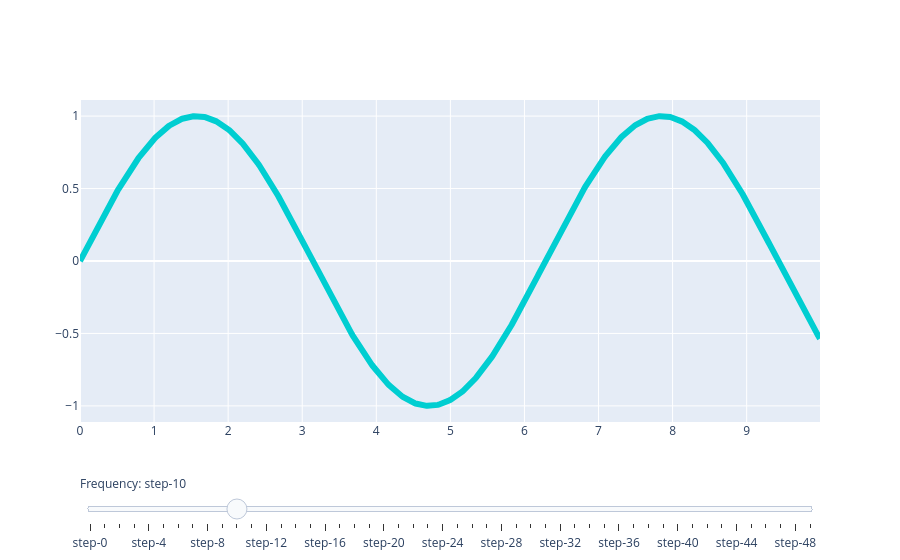

The notebook cell this image was saved under:
### Markdown cell above
Les fonctions de filtrage sont dans [`scipy.signal`](https://docs.scipy.org/doc/scipy/reference/signal.html).

### Code cell
import plotly.graph_objects as go
import numpy as np

# Create figure
fig = go.Figure()

# Add traces, one for each slider step
for step in np.arange(0, 5, 0.1):
    fig.add_trace(
        go.Scatter(
            visible=False,
            line=dict(color="#00CED1", width=6),
            name="𝜈 = " + str(step),
            x=np.arange(0, 10, 0.01),
            y=np.sin(step * np.arange(0, 10, 0.01))))

# Make 10th trace visible
fig.data[10].visible = True

# Create and add slider
steps = []
for i in range(len(fig.data)):
    step = dict(
        method="update",
        args=[{"visible": [False] * len(fig.data)},
              {"title": "Slider switched to step: " + str(i)}],  # layout attribute
    )
    step["args"][0]["visible"][i] = True  # Toggle i'th trace to "visible"
    steps.append(step)

sliders = [dict(
    active=10,
    currentvalue={"prefix": "Frequency: "},
    pad={"t": 50},
    steps=steps
)]

fig.update_layout(
    sliders=sliders
)

fig.show()

### Figure 1 — Plotly figure (JSON) as saved in the notebook; plotly's stock layout.template omitted (floating-point values rounded to 4 significant figures; data arrays with more than 128 entries replaced by an {"elided": "..."} marker saying what was removed)
{"data": [{"line": {"color": "#00CED1", "width": 6}, "name": "𝜈 = 0.0", "type": "scatter", "visible": false, "x": {"elided": "1000 float values"}, "y": {"elided": "1000 float values"}}, {"line": {"color": "#00CED1", "width": 6}, "name": "𝜈 = 0.1", "type": "scatter", "visible": false, "x": {"elided": "1000 float values"}, "y": {"elided": "1000 float values"}}, {"line": {"color": "#00CED1", "width": 6}, "name": "𝜈 = 0.2", "type": "scatter", "visible": false, "x": {"elided": "1000 float values"}, "y": {"elided": "1000 float values"}}, {"line": {"color": "#00CED1", "width": 6}, "name": "𝜈 = 0.30000000000000004", "type": "scatter", "visible": false, "x": {"elided": "1000 float values"}, "y": {"elided": "1000 float values"}}, {"line": {"color": "#00CED1", "width": 6}, "name": "𝜈 = 0.4", "type": "scatter", "visible": false, "x": {"elided": "1000 float values"}, "y": {"elided": "1000 float values"}}, {"line": {"color": "#00CED1", "width": 6}, "name": "𝜈 = 0.5", "type": "scatter", "visible": false, "x": {"elided": "1000 float values"}, "y": {"elided": "1000 float values"}}, {"line": {"color": "#00CED1", "width": 6}, "name": "𝜈 = 0.6000000000000001", "type": "scatter", "visible": false, "x": {"elided": "1000 float values"}, "y": {"elided": "1000 float values"}}, {"line": {"color": "#00CED1", "width": 6}, "name": "𝜈 = 0.7000000000000001", "type": "scatter", "visible": false, "x": {"elided": "1000 float values"}, "y": {"elided": "1000 float values"}}, {"line": {"color": "#00CED1", "width": 6}, "name": "𝜈 = 0.8", "type": "scatter", "visible": false, "x": {"elided": "1000 float values"}, "y": {"elided": "1000 float values"}}, {"line": {"color": "#00CED1", "width": 6}, "name": "𝜈 = 0.9", "type": "scatter", "visible": false, "x": {"elided": "1000 float values"}, "y": {"elided": "1000 float values"}}, {"line": {"color": "#00CED1", "width": 6}, "name": "𝜈 = 1.0", "type": "scatter", "visible": true, "x": {"elided": "1000 float values"}, "y": {"elided": "1000 float values"}}, {"line": {"color": "#00CED1", "width": 6}, "name": "𝜈 = 1.1", "type": "scatter", "visible": false, "x": {"elided": "1000 float values"}, "y": {"elided": "1000 float values"}}, {"line": {"color": "#00CED1", "width": 6}, "name": "𝜈 = 1.2000000000000002", "type": "scatter", "visible": false, "x": {"elided": "1000 float values"}, "y": {"elided": "1000 float values"}}, {"line": {"color": "#00CED1", "width": 6}, "name": "𝜈 = 1.3", "type": "scatter", "visible": false, "x": {"elided": "1000 float values"}, "y": {"elided": "1000 float values"}}, {"line": {"color": "#00CED1", "width": 6}, "name": "𝜈 = 1.4000000000000001", "type": "scatter", "visible": false, "x": {"elided": "1000 float values"}, "y": {"elided": "1000 float values"}}, {"line": {"color": "#00CED1", "width": 6}, "name": "𝜈 = 1.5", "type": "scatter", "visible": false, "x": {"elided": "1000 float values"}, "y": {"elided": "1000 float values"}}, {"line": {"color": "#00CED1", "width": 6}, "name": "𝜈 = 1.6", "type": "scatter", "visible": false, "x": {"elided": "1000 float values"}, "y": {"elided": "1000 float values"}}, {"line": {"color": "#00CED1", "width": 6}, "name": "𝜈 = 1.7000000000000002", "type": "scatter", "visible": false, "x": {"elided": "1000 float values"}, "y": {"elided": "1000 float values"}}, {"line": {"color": "#00CED1", "width": 6}, "name": "𝜈 = 1.8", "type": "scatter", "visible": false, "x": {"elided": "1000 float values"}, "y": {"elided": "1000 float values"}}, {"line": {"color": "#00CED1", "width": 6}, "name": "𝜈 = 1.9000000000000001", "type": "scatter", "visible": false, "x": {"elided": "1000 float values"}, "y": {"elided": "1000 float values"}}, {"line": {"color": "#00CED1", "width": 6}, "name": "𝜈 = 2.0", "type": "scatter", "visible": false, "x": {"elided": "1000 float values"}, "y": {"elided": "1000 float values"}}, {"line": {"color": "#00CED1", "width": 6}, "name": "𝜈 = 2.1", "type": "scatter", "visible": false, "x": {"elided": "1000 float values"}, "y": {"elided": "1000 float values"}}, {"line": {"color": "#00CED1", "width": 6}, "name": "𝜈 = 2.2", "type": "scatter", "visible": false, "x": {"elided": "1000 float values"}, "y": {"elided": "1000 float values"}}, {"line": {"color": "#00CED1", "width": 6}, "name": "𝜈 = 2.3000000000000003", "type": "scatter", "visible": false, "x": {"elided": "1000 float values"}, "y": {"elided": "1000 float values"}}, {"line": {"color": "#00CED1", "width": 6}, "name": "𝜈 = 2.4000000000000004", "type": "scatter", "visible": false, "x": {"elided": "1000 float values"}, "y": {"elided": "1000 float values"}}, {"line": {"color": "#00CED1", "width": 6}, "name": "𝜈 = 2.5", "type": "scatter", "visible": false, "x": {"elided": "1000 float values"}, "y": {"elided": "1000 float values"}}, {"line": {"color": "#00CED1", "width": 6}, "name": "𝜈 = 2.6", "type": "scatter", "visible": false, "x": {"elided": "1000 float values"}, "y": {"elided": "1000 float values"}}, {"line": {"color": "#00CED1", "width": 6}, "name": "𝜈 = 2.7", "type": "scatter", "visible": false, "x": {"elided": "1000 float values"}, "y": {"elided": "1000 float values"}}, {"line": {"color": "#00CED1", "width": 6}, "name": "𝜈 = 2.8000000000000003", "type": "scatter", "visible": false, "x": {"elided": "1000 float values"}, "y": {"elided": "1000 float values"}}, {"line": {"color": "#00CED1", "width": 6}, "name": "𝜈 = 2.9000000000000004", "type": "scatter", "visible": false, "x": {"elided": "1000 float values"}, "y": {"elided": "1000 float values"}}, {"line": {"color": "#00CED1", "width": 6}, "name": "𝜈 = 3.0", "type": "scatter", "visible": false, "x": {"elided": "1000 float values"}, "y": {"elided": "1000 float values"}}, {"line": {"color": "#00CED1", "width": 6}, "name": "𝜈 = 3.1", "type": "scatter", "visible": false, "x": {"elided": "1000 float values"}, "y": {"elided": "1000 float values"}}, {"line": {"color": "#00CED1", "width": 6}, "name": "𝜈 = 3.2", "type": "scatter", "visible": false, "x": {"elided": "1000 float values"}, "y": {"elided": "1000 float values"}}, {"line": {"color": "#00CED1", "width": 6}, "name": "𝜈 = 3.3000000000000003", "type": "scatter", "visible": false, "x": {"elided": "1000 float values"}, "y": {"elided": "1000 float values"}}, {"line": {"color": "#00CED1", "width": 6}, "name": "𝜈 = 3.4000000000000004", "type": "scatter", "visible": false, "x": {"elided": "1000 float values"}, "y": {"elided": "1000 float values"}}, {"line": {"color": "#00CED1", "width": 6}, "name": "𝜈 = 3.5", "type": "scatter", "visible": false, "x": {"elided": "1000 float values"}, "y": {"elided": "1000 float values"}}, {"line": {"color": "#00CED1", "width": 6}, "name": "𝜈 = 3.6", "type": "scatter", "visible": false, "x": {"elided": "1000 float values"}, "y": {"elided": "1000 float values"}}, {"line": {"color": "#00CED1", "width": 6}, "name": "𝜈 = 3.7", "type": "scatter", "visible": false, "x": {"elided": "1000 float values"}, "y": {"elided": "1000 float values"}}, {"line": {"color": "#00CED1", "width": 6}, "name": "𝜈 = 3.8000000000000003", "type": "scatter", "visible": false, "x": {"elided": "1000 float values"}, "y": {"elided": "1000 float values"}}, {"line": {"color": "#00CED1", "width": 6}, "name": "𝜈 = 3.9000000000000004", "type": "scatter", "visible": false, "x": {"elided": "1000 float values"}, "y": {"elided": "1000 float values"}}, {"line": {"color": "#00CED1", "width": 6}, "name": "𝜈 = 4.0", "type": "scatter", "visible": false, "x": {"elided": "1000 float values"}, "y": {"elided": "1000 float values"}}, {"line": {"color": "#00CED1", "width": 6}, "name": "𝜈 = 4.1000000000000005", "type": "scatter", "visible": false, "x": {"elided": "1000 float values"}, "y": {"elided": "1000 float values"}}, {"line": {"color": "#00CED1", "width": 6}, "name": "𝜈 = 4.2", "type": "scatter", "visible": false, "x": {"elided": "1000 float values"}, "y": {"elided": "1000 float values"}}, {"line": {"color": "#00CED1", "width": 6}, "name": "𝜈 = 4.3", "type": "scatter", "visible": false, "x": {"elided": "1000 float values"}, "y": {"elided": "1000 float values"}}, {"line": {"color": "#00CED1", "width": 6}, "name": "𝜈 = 4.4", "type": "scatter", "visible": false, "x": {"elided": "1000 float values"}, "y": {"elided": "1000 float values"}}, {"line": {"color": "#00CED1", "width": 6}, "name": "𝜈 = 4.5", "type": "scatter", "visible": false, "x": {"elided": "1000 float values"}, "y": {"elided": "1000 float values"}}, {"line": {"color": "#00CED1", "width": 6}, "name": "𝜈 = 4.6000000000000005", "type": "scatter", "visible": false, "x": {"elided": "1000 float values"}, "y": {"elided": "1000 float values"}}, {"line": {"color": "#00CED1", "width": 6}, "name": "𝜈 = 4.7", "type": "scatter", "visible": false, "x": {"elided": "1000 float values"}, "y": {"elided": "1000 float values"}}, {"line": {"color": "#00CED1", "width": 6}, "name": "𝜈 = 4.800000000000001", "type": "scatter", "visible": false, "x": {"elided": "1000 float values"}, "y": {"elided": "1000 float values"}}, {"line": {"color": "#00CED1", "width": 6}, "name": "𝜈 = 4.9", "type": "scatter", "visible": false, "x": {"elided": "1000 float values"}, "y": {"elided": "1000 float values"}}], "layout": {"sliders": [{"active": 10, "currentvalue": {"prefix": "Frequency: "}, "pad": {"t": 50}, "steps": [{"args": [{"visible": [true, false, false, false, false, false, false, false, false, false, false, false, false, false, false, false, false, false, false, false, false, false, false, false, false, false, false, false, false, false, false, false, false, false, false, false, false, false, false, false, false, false, false, false, false, false, false, false, false, false]}, {"title": "Slider switched to step: 0"}], "method": "update"}, {"args": [{"visible": [false, true, false, false, false, false, false, false, false, false, false, false, false, false, false, false, false, false, false, false, false, false, false, false, false, false, false, false, false, false, false, false, false, false, false, false, false, false, false, false, false, false, false, false, false, false, false, false, false, false]}, {"title": "Slider switched to step: 1"}], "method": "update"}, {"args": [{"visible": [false, false, true, false, false, false, false, false, false, false, false, false, false, false, false, false, false, false, false, false, false, false, false, false, false, false, false, false, false, false, false, false, false, false, false, false, false, false, false, false, false, false, false, false, false, false, false, false, false, false]}, {"title": "Slider switched to step: 2"}], "method": "update"}, {"args": [{"visible": [false, false, false, true, false, false, false, false, false, false, false, false, false, false, false, false, false, false, false, false, false, false, false, false, false, false, false, false, false, false, false, false, false, false, false, false, false, false, false, false, false, false, false, false, false, false, false, false, false, false]}, {"title": "Slider switched to step: 3"}], "method": "update"}, {"args": [{"visible": [false, false, false, false, true, false, false, false, false, false, false, false, false, false, false, false, false, false, false, false, false, false, false, false, false, false, false, false, false, false, false, false, false, false, false, false, false, false, false, false, false, false, false, false, false, false, false, false, false, false]}, {"title": "Slider switched to step: 4"}], "method": "update"}, {"args": [{"visible": [false, false, false, false, false, true, false, false, false, false, false, false, false, false, false, false, false, false, false, false, false, false, false, false, false, false, false, false, false, false, false, false, false, false, false, false, false, false, false, false, false, false, false, false, false, false, false, false, false, false]}, {"title": "Slider switched to step: 5"}], "method": "update"}, {"args": [{"visible": [false, false, false, false, false, false, true, false, false, false, false, false, false, false, false, false, false, false, false, false, false, false, false, false, false, false, false, false, false, false, false, false, false, false, false, false, false, false, false, false, false, false, false, false, false, false, false, false, false, false]}, {"title": "Slider switched to step: 6"}], "method": "update"}, {"args": [{"visible": [false, false, false, false, false, false, false, true, false, false, false, false, false, false, false, false, false, false, false, false, false, false, false, false, false, false, false, false, false, false, false, false, false, false, false, false, false, false, false, false, false, false, false, false, false, false, false, false, false, false]}, {"title": "Slider switched to step: 7"}], "method": "update"}, {"args": [{"visible": [false, false, false, false, false, false, false, false, true, false, false, false, false, false, false, false, false, false, false, false, false, false, false, false, false, false, false, false, false, false, false, false, false, false, false, false, false, false, false, false, false, false, false, false, false, false, false, false, false, false]}, {"title": "Slider switched to step: 8"}], "method": "update"}, {"args": [{"visible": [false, false, false, false, false, false, false, false, false, true, false, false, false, false, false, false, false, false, false, false, false, false, false, false, false, false, false, false, false, false, false, false, false, false, false, false, false, false, false, false, false, false, false, false, false, false, false, false, false, false]}, {"title": "Slider switched to step: 9"}], "method": "update"}, {"args": [{"visible": [false, false, false, false, false, false, false, false, false, false, true, false, false, false, false, false, false, false, false, false, false, false, false, false, false, false, false, false, false, false, false, false, false, false, false, false, false, false, false, false, false, false, false, false, false, false, false, false, false, false]}, {"title": "Slider switched to step: 10"}], "method": "update"}, {"args": [{"visible": [false, false, false, false, false, false, false, false, false, false, false, true, false, false, false, false, false, false, false, false, false, false, false, false, false, false, false, false, false, false, false, false, false, false, false, false, false, false, false, false, false, false, false, false, false, false, false, false, false, false]}, {"title": "Slider switched to step: 11"}], "method": "update"}, {"args": [{"visible": [false, false, false, false, false, false, false, false, false, false, false, false, true, false, false, false, false, false, false, false, false, false, false, false, false, false, false, false, false, false, false, false, false, false, false, false, false, false, false, false, false, false, false, false, false, false, false, false, false, false]}, {"title": "Slider switched to step: 12"}], "method": "update"}, {"args": [{"visible": [false, false, false, false, false, false, false, false, false, false, false, false, false, true, false, false, false, false, false, false, false, false, false, false, false, false, false, false, false, false, false, false, false, false, false, false, false, false, false, false, false, false, false, false, false, false, false, false, false, false]}, {"title": "Slider switched to step: 13"}], "method": "update"}, {"args": [{"visible": [false, false, false, false, false, false, false, false, false, false, false, false, false, false, true, false, false, false, false, false, false, false, false, false, false, false, false, false, false, false, false, false, false, false, false, false, false, false, false, false, false, false, false, false, false, false, false, false, false, false]}, {"title": "Slider switched to step: 14"}], "method": "update"}, {"args": [{"visible": [false, false, false, false, false, false, false, false, false, false, false, false, false, false, false, true, false, false, false, false, false, false, false, false, false, false, false, false, false, false, false, false, false, false, false, false, false, false, false, false, false, false, false, false, false, false, false, false, false, false]}, {"title": "Slider switched to step: 15"}], "method": "update"}, {"args": [{"visible": [false, false, false, false, false, false, false, false, false, false, false, false, false, false, false, false, true, false, false, false, false, false, false, false, false, false, false, false, false, false, false, false, false, false, false, false, false, false, false, false, false, false, false, false, false, false, false, false, false, false]}, {"title": "Slider switched to step: 16"}], "method": "update"}, {"args": [{"visible": [false, false, false, false, false, false, false, false, false, false, false, false, false, false, false, false, false, true, false, false, false, false, false, false, false, false, false, false, false, false, false, false, false, false, false, false, false, false, false, false, false, false, false, false, false, false, false, false, false, false]}, {"title": "Slider switched to step: 17"}], "method": "update"}, {"args": [{"visible": [false, false, false, false, false, false, false, false, false, false, false, false, false, false, false, false, false, false, true, false, false, false, false, false, false, false, false, false, false, false, false, false, false, false, false, false, false, false, false, false, false, false, false, false, false, false, false, false, false, false]}, {"title": "Slider switched to step: 18"}], "method": "update"}, {"args": [{"visible": [false, false, false, false, false, false, false, false, false, false, false, false, false, false, false, false, false, false, false, true, false, false, false, false, false, false, false, false, false, false, false, false, false, false, false, false, false, false, false, false, false, false, false, false, false, false, false, false, false, false]}, {"title": "Slider switched to step: 19"}], "method": "update"}, {"args": [{"visible": [false, false, false, false, false, false, false, false, false, false, false, false, false, false, false, false, false, false, false, false, true, false, false, false, false, false, false, false, false, false, false, false, false, false, false, false, false, false, false, false, false, false, false, false, false, false, false, false, false, false]}, {"title": "Slider switched to step: 20"}], "method": "update"}, {"args": [{"visible": [false, false, false, false, false, false, false, false, false, false, false, false, false, false, false, false, false, false, false, false, false, true, false, false, false, false, false, false, false, false, false, false, false, false, false, false, false, false, false, false, false, false, false, false, false, false, false, false, false, false]}, {"title": "Slider switched to step: 21"}], "method": "update"}, {"args": [{"visible": [false, false, false, false, false, false, false, false, false, false, false, false, false, false, false, false, false, false, false, false, false, false, true, false, false, false, false, false, false, false, false, false, false, false, false, false, false, false, false, false, false, false, false, false, false, false, false, false, false, false]}, {"title": "Slider switched to step: 22"}], "method": "update"}, {"args": [{"visible": [false, false, false, false, false, false, false, false, false, false, false, false, false, false, false, false, false, false, false, false, false, false, false, true, false, false, false, false, false, false, false, false, false, false, false, false, false, false, false, false, false, false, false, false, false, false, false, false, false, false]}, {"title": "Slider switched to step: 23"}], "method": "update"}, {"args": [{"visible": [false, false, false, false, false, false, false, false, false, false, false, false, false, false, false, false, false, false, false, false, false, false, false, false, true, false, false, false, false, false, false, false, false, false, false, false, false, false, false, false, false, false, false, false, false, false, false, false, false, false]}, {"title": "Slider switched to step: 24"}], "method": "update"}, {"args": [{"visible": [false, false, false, false, false, false, false, false, false, false, false, false, false, false, false, false, false, false, false, false, false, false, false, false, false, true, false, false, false, false, false, false, false, false, false, false, false, false, false, false, false, false, false, false, false, false, false, false, false, false]}, {"title": "Slider switched to step: 25"}], "method": "update"}, {"args": [{"visible": [false, false, false, false, false, false, false, false, false, false, false, false, false, false, false, false, false, false, false, false, false, false, false, false, false, false, true, false, false, false, false, false, false, false, false, false, false, false, false, false, false, false, false, false, false, false, false, false, false, false]}, {"title": "Slider switched to step: 26"}], "method": "update"}, {"args": [{"visible": [false, false, false, false, false, false, false, false, false, false, false, false, false, false, false, false, false, false, false, false, false, false, false, false, false, false, false, true, false, false, false, false, false, false, false, false, false, false, false, false, false, false, false, false, false, false, false, false, false, false]}, {"title": "Slider switched to step: 27"}], "method": "update"}, {"args": [{"visible": [false, false, false, false, false, false, false, false, false, false, false, false, false, false, false, false, false, false, false, false, false, false, false, false, false, false, false, false, true, false, false, false, false, false, false, false, false, false, false, false, false, false, false, false, false, false, false, false, false, false]}, {"title": "Slider switched to step: 28"}], "method": "update"}, {"args": [{"visible": [false, false, false, false, false, false, false, false, false, false, false, false, false, false, false, false, false, false, false, false, false, false, false, false, false, false, false, false, false, true, false, false, false, false, false, false, false, false, false, false, false, false, false, false, false, false, false, false, false, false]}, {"title": "Slider switched to step: 29"}], "method": "update"}, {"args": [{"visible": [false, false, false, false, false, false, false, false, false, false, false, false, false, false, false, false, false, false, false, false, false, false, false, false, false, false, false, false, false, false, true, false, false, false, false, false, false, false, false, false, false, false, false, false, false, false, false, false, false, false]}, {"title": "Slider switched to step: 30"}], "method": "update"}, {"args": [{"visible": [false, false, false, false, false, false, false, false, false, false, false, false, false, false, false, false, false, false, false, false, false, false, false, false, false, false, false, false, false, false, false, true, false, false, false, false, false, false, false, false, false, false, false, false, false, false, false, false, false, false]}, {"title": "Slider switched to step: 31"}], "method": "update"}, {"args": [{"visible": [false, false, false, false, false, false, false, false, false, false, false, false, false, false, false, false, false, false, false, false, false, false, false, false, false, false, false, false, false, false, false, false, true, false, false, false, false, false, false, false, false, false, false, false, false, false, false, false, false, false]}, {"title": "Slider switched to step: 32"}], "method": "update"}, {"args": [{"visible": [false, false, false, false, false, false, false, false, false, false, false, false, false, false, false, false, false, false, false, false, false, false, false, false, false, false, false, false, false, false, false, false, false, true, false, false, false, false, false, false, false, false, false, false, false, false, false, false, false, false]}, {"title": "Slider switched to step: 33"}], "method": "update"}, {"args": [{"visible": [false, false, false, false, false, false, false, false, false, false, false, false, false, false, false, false, false, false, false, false, false, false, false, false, false, false, false, false, false, false, false, false, false, false, true, false, false, false, false, false, false, false, false, false, false, false, false, false, false, false]}, {"title": "Slider switched to step: 34"}], "method": "update"}, {"args": [{"visible": [false, false, false, false, false, false, false, false, false, false, false, false, false, false, false, false, false, false, false, false, false, false, false, false, false, false, false, false, false, false, false, false, false, false, false, true, false, false, false, false, false, false, false, false, false, false, false, false, false, false]}, {"title": "Slider switched to step: 35"}], "method": "update"}, {"args": [{"visible": [false, false, false, false, false, false, false, false, false, false, false, false, false, false, false, false, false, false, false, false, false, false, false, false, false, false, false, false, false, false, false, false, false, false, false, false, true, false, false, false, false, false, false, false, false, false, false, false, false, false]}, {"title": "Slider switched to step: 36"}], "method": "update"}, {"args": [{"visible": [false, false, false, false, false, false, false, false, false, false, false, false, false, false, false, false, false, false, false, false, false, false, false, false, false, false, false, false, false, false, false, false, false, false, false, false, false, true, false, false, false, false, false, false, false, false, false, false, false, false]}, {"title": "Slider switched to step: 37"}], "method": "update"}, {"args": [{"visible": [false, false, false, false, false, false, false, false, false, false, false, false, false, false, false, false, false, false, false, false, false, false, false, false, false, false, false, false, false, false, false, false, false, false, false, false, false, false, true, false, false, false, false, false, false, false, false, false, false, false]}, {"title": "Slider switched to step: 38"}], "method": "update"}, {"args": [{"visible": [false, false, false, false, false, false, false, false, false, false, false, false, false, false, false, false, false, false, false, false, false, false, false, false, false, false, false, false, false, false, false, false, false, false, false, false, false, false, false, true, false, false, false, false, false, false, false, false, false, false]}, {"title": "Slider switched to step: 39"}], "method": "update"}, {"args": [{"visible": [false, false, false, false, false, false, false, false, false, false, false, false, false, false, false, false, false, false, false, false, false, false, false, false, false, false, false, false, false, false, false, false, false, false, false, false, false, false, false, false, true, false, false, false, false, false, false, false, false, false]}, {"title": "Slider switched to step: 40"}], "method": "update"}, {"args": [{"visible": [false, false, false, false, false, false, false, false, false, false, false, false, false, false, false, false, false, false, false, false, false, false, false, false, false, false, false, false, false, false, false, false, false, false, false, false, false, false, false, false, false, true, false, false, false, false, false, false, false, false]}, {"title": "Slider switched to step: 41"}], "method": "update"}, {"args": [{"visible": [false, false, false, false, false, false, false, false, false, false, false, false, false, false, false, false, false, false, false, false, false, false, false, false, false, false, false, false, false, false, false, false, false, false, false, false, false, false, false, false, false, false, true, false, false, false, false, false, false, false]}, {"title": "Slider switched to step: 42"}], "method": "update"}, {"args": [{"visible": [false, false, false, false, false, false, false, false, false, false, false, false, false, false, false, false, false, false, false, false, false, false, false, false, false, false, false, false, false, false, false, false, false, false, false, false, false, false, false, false, false, false, false, true, false, false, false, false, false, false]}, {"title": "Slider switched to step: 43"}], "method": "update"}, {"args": [{"visible": [false, false, false, false, false, false, false, false, false, false, false, false, false, false, false, false, false, false, false, false, false, false, false, false, false, false, false, false, false, false, false, false, false, false, false, false, false, false, false, false, false, false, false, false, true, false, false, false, false, false]}, {"title": "Slider switched to step: 44"}], "method": "update"}, {"args": [{"visible": [false, false, false, false, false, false, false, false, false, false, false, false, false, false, false, false, false, false, false, false, false, false, false, false, false, false, false, false, false, false, false, false, false, false, false, false, false, false, false, false, false, false, false, false, false, true, false, false, false, false]}, {"title": "Slider switched to step: 45"}], "method": "update"}, {"args": [{"visible": [false, false, false, false, false, false, false, false, false, false, false, false, false, false, false, false, false, false, false, false, false, false, false, false, false, false, false, false, false, false, false, false, false, false, false, false, false, false, false, false, false, false, false, false, false, false, true, false, false, false]}, {"title": "Slider switched to step: 46"}], "method": "update"}, {"args": [{"visible": [false, false, false, false, false, false, false, false, false, false, false, false, false, false, false, false, false, false, false, false, false, false, false, false, false, false, false, false, false, false, false, false, false, false, false, false, false, false, false, false, false, false, false, false, false, false, false, true, false, false]}, {"title": "Slider switched to step: 47"}], "method": "update"}, {"args": [{"visible": [false, false, false, false, false, false, false, false, false, false, false, false, false, false, false, false, false, false, false, false, false, false, false, false, false, false, false, false, false, false, false, false, false, false, false, false, false, false, false, false, false, false, false, false, false, false, false, false, true, false]}, {"title": "Slider switched to step: 48"}], "method": "update"}, {"args": [{"visible": [false, false, false, false, false, false, false, false, false, false, false, false, false, false, false, false, false, false, false, false, false, false, false, false, false, false, false, false, false, false, false, false, false, false, false, false, false, false, false, false, false, false, false, false, false, false, false, false, false, true]}, {"title": "Slider switched to step: 49"}], "method": "update"}]}]}}
